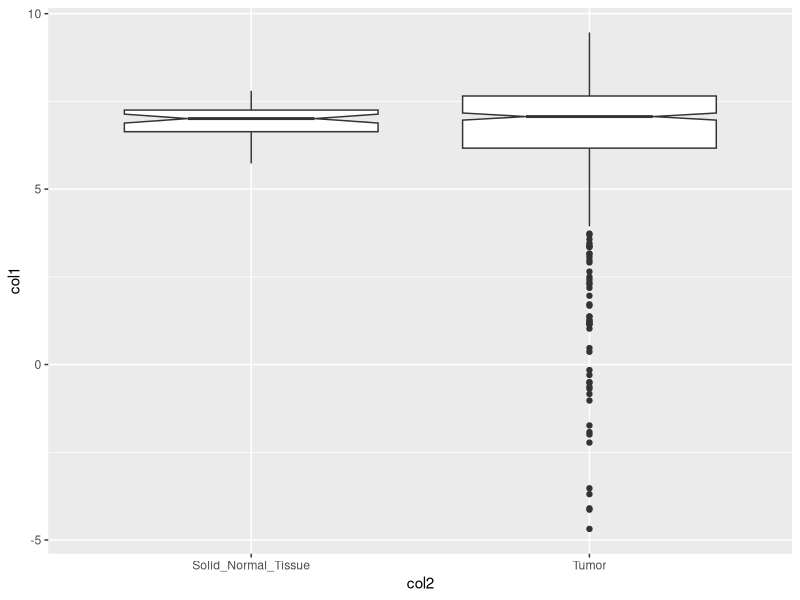
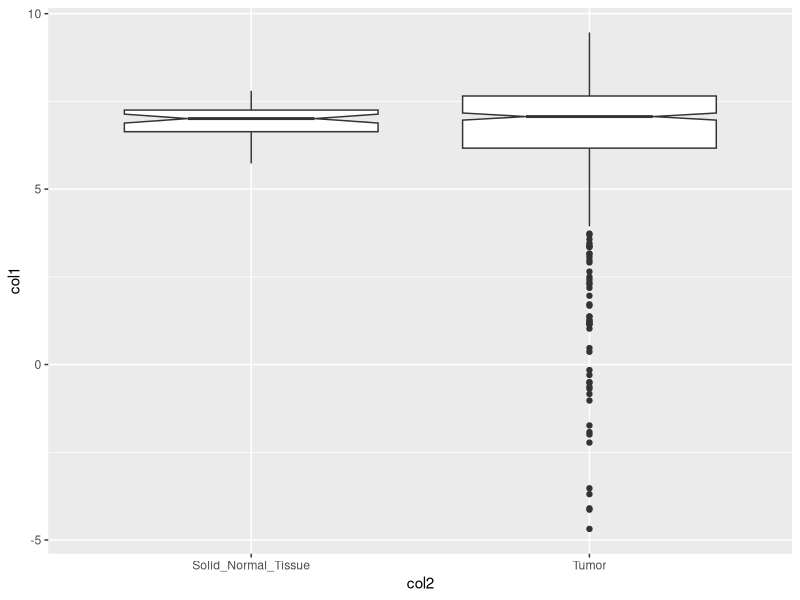

Here is the R script that generated these plots, in order:
library(ggplot2)


d_f <- read.table("plotting_data.csv", sep="\t", header=TRUE)


ggplot(d_f, aes(x=col2, y=col1)) + 
    geom_boxplot(notch=TRUE)


ggsave("Normal_vs_tumor.pdf", dpi=600)
